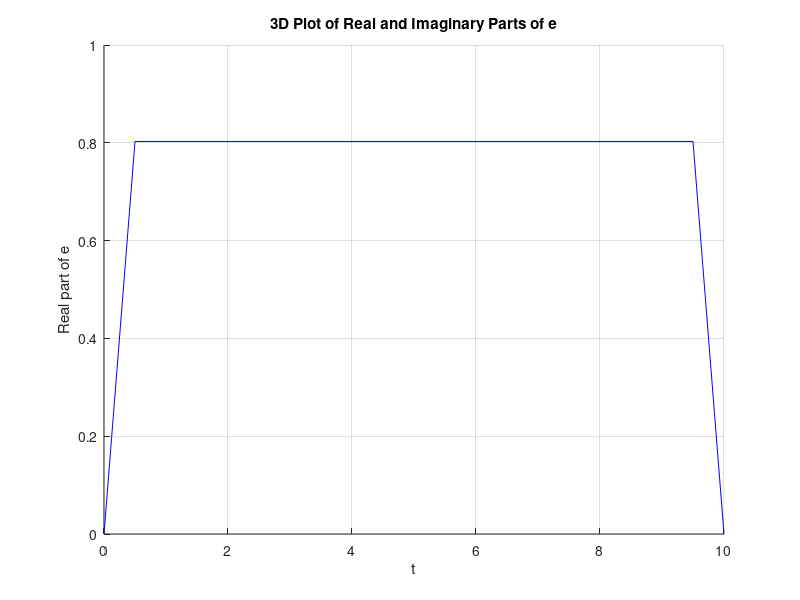
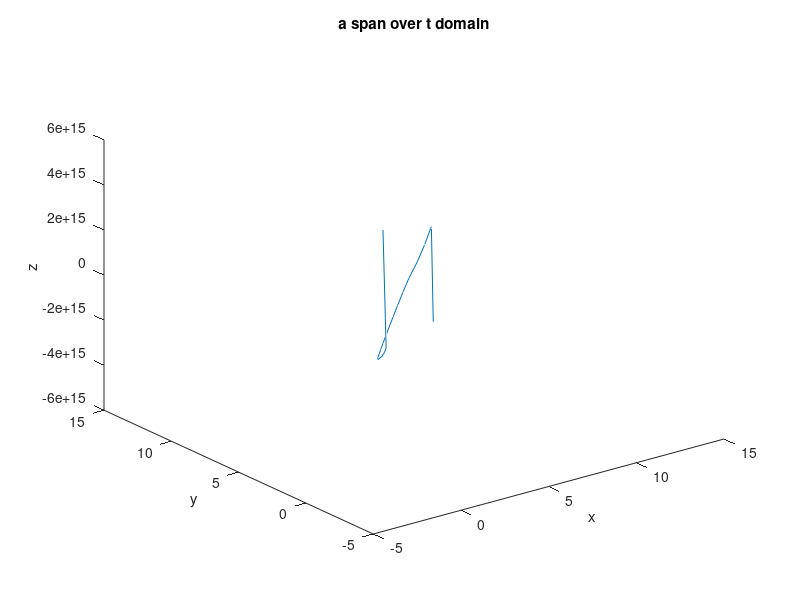

The MATLAB source for these figures, in order:
xv = -1:0.1:1;
yv = -1:0.1:1;
zv = -1:0.1:1;

pitch = asin(yv);
yaw = asin(zv./cos(pitch));

dx = 0.25.*cos(yaw);
dy = -0.314;
dz = 0.25.*sin(yaw);

l = 0.812;
t = 0:0.5:10;

x = (- dx + t.*xv)./l;
y = (- dy + t.*yv)./l;
z = (- dz + t.*zv)./l;

e = sqrt( (t.*xv-(l.*x-dx)).^2+(t.*yv-(l.*y-dy)).^2+(t.*zv-(l.*z-dz)).^2 );

theta = asin(y);
phi = asin(z./cos(theta));

% Separate real and imaginary parts of e
e_real = real(e);
e_imag = imag(e);

% Create a 3D plot
figure;
hold on;
plot3(t, e_real, e_imag, 'b');
xlabel('t');
ylabel('Real part of e');
zlabel('Imaginary part of e');
title('3D Plot of Real and Imaginary Parts of e');
grid on;
figure;
plot3(x,y,z)
xlabel("x")
ylabel("y")
zlabel("z")
title('a span over t domain');
hold off;
